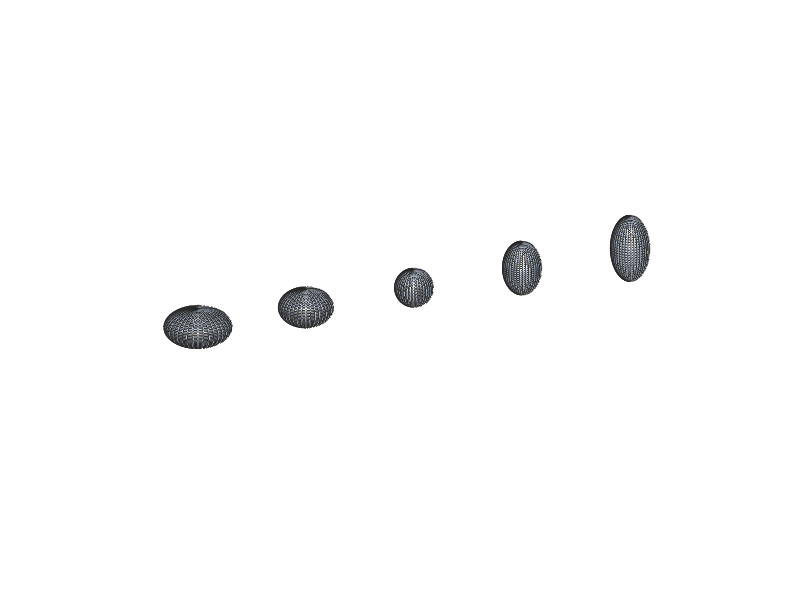

Reproduce this figure in MATLAB.
function hFig = plotShapeIndexEllipsoids3D(shapeVals, varargin)
%PLOTSHAPEINDEXELLIPSOIDS3D Draw 3D ellipsoids illustrating shapeIndex.
%
% This function makes a schematic 3D figure where:
%   negative shapeIndex -> horizontally stretched ellipsoids
%   near zero           -> spherical ellipsoids
%   positive shapeIndex -> vertically stretched ellipsoids
%
% The mapping is illustrative and designed to visually match the earlier
% 2D outlines. It is not an exact inversion of the PCA-based shapeIndex.
%
% USAGE
%   plotShapeIndexEllipsoids3D
%   plotShapeIndexEllipsoids3D([-0.9 -0.5 0 0.5 0.9])
%   plotShapeIndexEllipsoids3D(..., 'BaseRadius', 0.35, 'Spacing', 2.2)
%
% INPUT
%   shapeVals : numeric vector, optional
%       Values to illustrate. Default = [-0.9 -0.5 0 0.5 0.9]
%
% NAME-VALUE PAIRS
%   'BaseRadius'      : base ellipsoid radius for near-spherical object
%                       default = 0.35
%   'StretchGain'     : controls how strongly shapeIndex affects shape
%                       default = 0.85
%   'Spacing'         : spacing between ellipsoid centers along x
%                       default = 2.2
%   'Resolution'      : ellipsoid mesh resolution
%                       default = 40
%   'FaceAlpha'       : surface transparency
%                       default = 0.85
%   'DrawLabels'      : true/false
%                       default = true
%
% OUTPUT
%   hFig : figure handle
%
% INTERPRETATION
%   For each shapeIndex s:
%       s < 0  -> x/y axes larger, z axis smaller  (horizontal)
%       s ~ 0  -> all axes similar                 (spherical)
%       s > 0  -> z axis larger, x/y axes smaller  (vertical)
%
% The mapping used here is:
%   horizScale = 1 + k*max(-s,0)
%   vertScale  = 1 + k*max( s,0)
%
%   rx = baseRadius * horizScale
%   ry = baseRadius * (0.92*horizScale + 0.08*vertScale)
%   rz = baseRadius * vertScale
%
% This keeps near-zero values spherical while making negative values look
% horizontally elongated and positive values vertically elongated.
%
% EXAMPLE
%   plotShapeIndexEllipsoids3D([-0.9 -0.5 0 0.5 0.9], ...
%       'BaseRadius', 0.4, 'StretchGain', 0.9, 'Spacing', 2.5);

    if nargin < 1 || isempty(shapeVals)
        shapeVals = [-0.9 -0.5 0 0.5 0.9];
    end

    p = inputParser;
    addParameter(p, 'BaseRadius', 0.35, @(x) isnumeric(x) && isscalar(x) && x > 0);
    addParameter(p, 'StretchGain', 0.85, @(x) isnumeric(x) && isscalar(x) && x >= 0);
    addParameter(p, 'Spacing', 2.2, @(x) isnumeric(x) && isscalar(x) && x > 0);
    addParameter(p, 'Resolution', 40, @(x) isnumeric(x) && isscalar(x) && x >= 10);
    addParameter(p, 'FaceAlpha', 0.85, @(x) isnumeric(x) && isscalar(x) && x > 0 && x <= 1);
    addParameter(p, 'DrawLabels', true, @(x) islogical(x) || isnumeric(x));
    parse(p, varargin{:});

    baseRadius  = p.Results.BaseRadius;
    stretchGain = p.Results.StretchGain;
    spacing     = p.Results.Spacing;
    nRes        = p.Results.Resolution;
    faceAlpha   = p.Results.FaceAlpha;
    drawLabels  = logical(p.Results.DrawLabels);

    shapeVals = shapeVals(:).';
    nShapes = numel(shapeVals);

    % Centers of ellipsoids
    centersX = ((1:nShapes) - mean(1:nShapes)) * spacing;
    centersY = zeros(1, nShapes);
    centersZ = zeros(1, nShapes);

    % Unit sphere mesh
    [Xs, Ys, Zs] = sphere(nRes);

    hFig = figure('Color', 'w');
    ax = axes('Parent', hFig);
    hold(ax, 'on');

    % Plot each ellipsoid
    for i = 1:nShapes
        s = shapeVals(i);

        % Clamp to [-1, 1] only for display mapping
        sDisp = max(-1, min(1, s));

        % Negative = horizontal, positive = vertical
        horizScale = 1 + stretchGain * max(-sDisp, 0);
        vertScale  = 1 + stretchGain * max( sDisp, 0);

        % Radii chosen to visually match the previous 2D schematic:
        % negative values: wider in x/y, shorter in z
        % positive values: narrower in x/y, taller in z
        rx = baseRadius * horizScale;
        ry = baseRadius * (0.92 * horizScale + 0.08 * vertScale);
        rz = baseRadius * vertScale;

        Xe = rx * Xs + centersX(i);
        Ye = ry * Ys + centersY(i);
        Ze = rz * Zs + centersZ(i);

        surf(ax, Xe, Ye, Ze, ...
            'FaceColor', [0.82 0.86 0.93], ...
            'EdgeColor', [0.15 0.15 0.15], ...
            'FaceAlpha', faceAlpha, ...
            'LineWidth', 0.7);

        % if drawLabels
        %     text(ax, centersX(i), 0, -(baseRadius*2.1), sprintf('%.1f', s), ...
        %         'HorizontalAlignment', 'center', ...
        %         'VerticalAlignment', 'top', ...
        %         'FontSize', 11);
        % end
    end

    % Draw a baseline under the ellipsoids
    % xLine = linspace(min(centersX)-spacing*0.7, max(centersX)+spacing*0.7, 200);
    % yLine = zeros(size(xLine));
    % zLine = -baseRadius*1.7 * ones(size(xLine));
    % plot3(ax, xLine, yLine, zLine, 'k-', 'LineWidth', 1.0);

    % Region labels
    % if drawLabels
    %     text(ax, mean(centersX(1:max(1,floor(nShapes/3)))), 0, baseRadius*2.4, ...
    %         'Negative values \rightarrow horizontal', ...
    %         'HorizontalAlignment', 'center', 'FontSize', 12);
    % 
    %     text(ax, 0, 0, baseRadius*2.4, ...
    %         'Near zero \rightarrow spherical', ...
    %         'HorizontalAlignment', 'center', 'FontSize', 12);
    % 
    %     text(ax, mean(centersX(max(1,ceil(2*nShapes/3)):end)), 0, baseRadius*2.4, ...
    %         'Positive values \rightarrow vertical', ...
    %         'HorizontalAlignment', 'center', 'FontSize', 12);
    % 
    %     text(ax, 0, 0, -baseRadius*2.9, 'shapeIndex', ...
    %         'HorizontalAlignment', 'center', 'FontSize', 14, 'FontWeight', 'bold');
    % end

    % Formatting
    axis(ax, 'equal');
    axis(ax, 'off');
    view(ax, [-28 20]);
    camlight(ax, 'headlight');
    lighting(ax, 'gouraud');

    xlim(ax, [min(centersX)-spacing*0.7, max(centersX)+spacing*0.7]);
    ylim(ax, [-baseRadius*2.0, baseRadius*2.0]);
    zlim(ax, [-baseRadius*3.2, baseRadius*3.0]);
    % 
    % title(ax, '3D schematic mapping of shapeIndex to ellipsoid shape', ...
    %     'FontWeight', 'normal');

end
